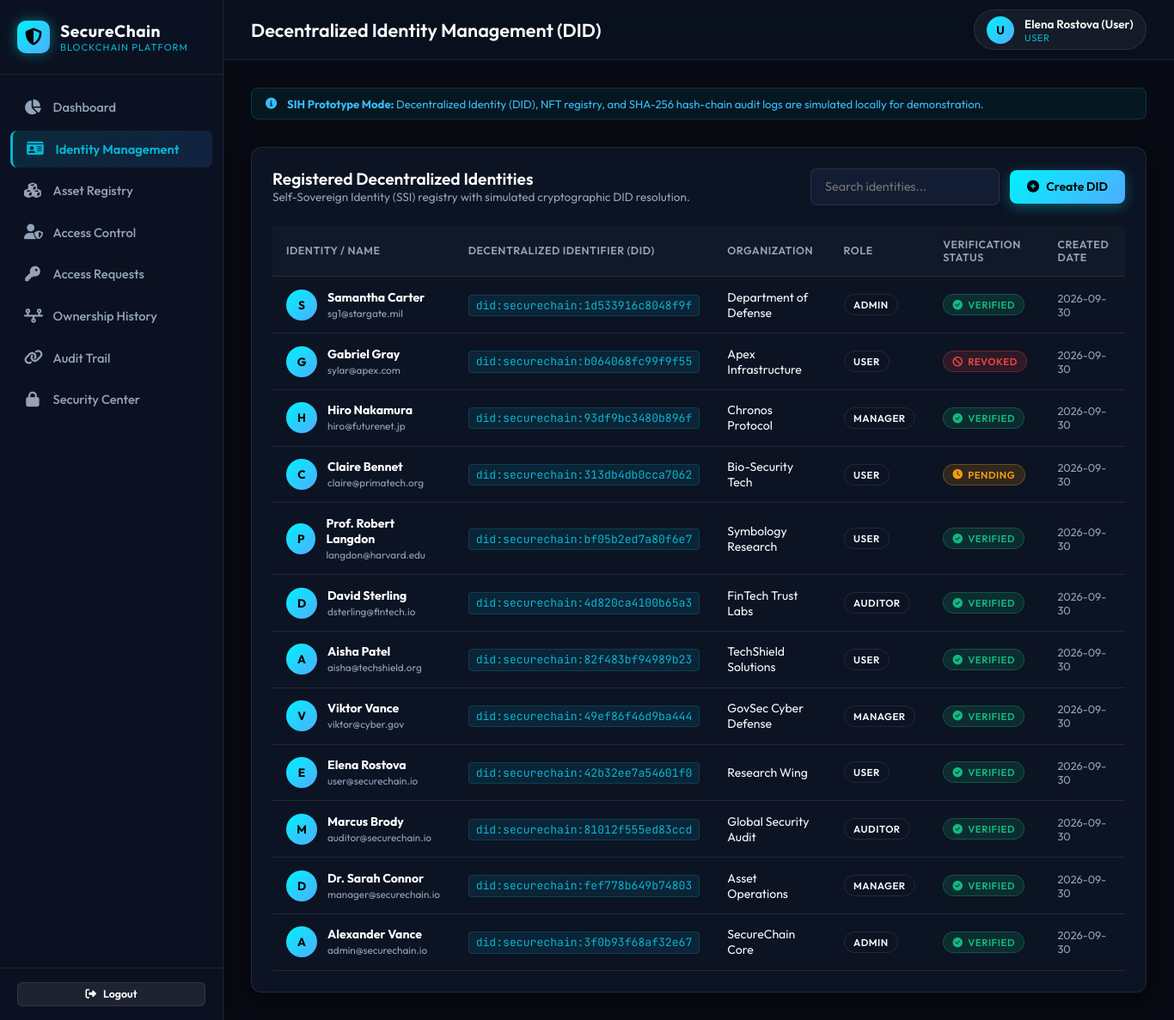
/identities (signed in), run on the app's committed database.
### tables this page shows
CREATE TABLE identities (
        id INTEGER PRIMARY KEY AUTOINCREMENT,
        did TEXT UNIQUE NOT NULL,
        full_name TEXT NOT NULL,
        email TEXT NOT NULL,
        organization TEXT NOT NULL,
        role TEXT NOT NULL,
        status TEXT DEFAULT 'VERIFIED',
        created_at DATETIME DEFAULT CURRENT_TIMESTAMP
    );

### app.py (the view)
@app.route('/identities')
@login_required
def identities():
    conn = get_db_connection()
    identities_list = conn.execute('SELECT * FROM identities ORDER BY id DESC').fetchall()
    conn.close()
    return render_template('identities.html', identities=identities_list)

### app.py (called while the page is built)
@app.context_processor
def inject_user():
    return dict(
        current_user=session.get('username'),
        current_role=session.get('role'),
        current_full_name=session.get('full_name')
    )

### auth.py (called while the page is built)
def login_required(f):
    @wraps(f)
    def decorated_function(*args, **kwargs):
        if 'user_id' not in session:
            flash('Please log in to access this page.', 'warning')
            return redirect(url_for('login'))
        return f(*args, **kwargs)
    return decorated_function

### database.py (called while the page is built)
def get_db_connection():
    conn = sqlite3.connect(DB_PATH)
    conn.row_factory = sqlite3.Row
    return conn

### templates/identities.html (shortened to what this page needs)
{% extends "base.html" %}
{% block header_title %}Decentralized Identity Management (DID){% endblock %}
{% block content %}
<div class="glass-card">
  <div style="display: flex; align-items: center; justify-content: space-between; flex-wrap: wrap; gap: 1rem; margin-bottom: 1.5rem;">
    <div>
      <h2 style="font-size: 1.2rem; font-weight: 600; color: #fff;">Registered Decentralized Identities</h2>
      <p style="font-size: 0.85rem; color: var(--text-muted);">Self-Sovereign Identity (SSI) registry with simulated cryptographic DID resolution.</p>
    </div>
    <div style="display: flex; gap: 0.75rem; align-items: center;">
      <input type="text" class="form-control" placeholder="Search identities..." data-table-search="identities-table" style="width: 220px;">
      <button class="btn btn-primary" onclick="openModal('create-did-modal')">
        <i class="fas fa-plus-circle"></i> Create DID
      </button>
    </div>
  </div>
  <div class="table-responsive">
    <table class="custom-table" id="identities-table">
      <thead>
        <tr>
          <th>Identity / Name</th>
          <th>Decentralized Identifier (DID)</th>
          <th>Organization</th>
          <th>Role</th>
          <th>Verification Status</th>
          <th>Created Date</th>
        </tr>
      </thead>
      <tbody>
        {% for iden in identities %}
        <tr>
          <td>
            <div style="display: flex; align-items: center; gap: 0.75rem;">
              <div class="user-avatar" style="width: 36px; height: 36px;">{{ iden.full_name[0] }}</div>
              <div>
                <strong style="color: #fff;">{{ iden.full_name }}</strong><br>
                <small style="color: var(--text-muted);">{{ iden.email }}</small>
              </div>
            </div>
          </td>
          <td>
            <code class="font-mono" style="color: var(--primary-cyan); font-size: 0.82rem; background: rgba(6,182,212,0.1); padding: 0.2rem 0.5rem; border-radius: 4px; border: 1px solid rgba(6,182,212,0.2);">
              {{ iden.did }}
            </code>
          </td>
          <td>{{ iden.organization }}</td>
          <td><span class="badge badge-secondary" style="border: 1px solid var(--border-color);">{{ iden.role }}</span></td>
          <td>
            {% if iden.status == 'VERIFIED' %}
              <span class="badge badge-verified"><i class="fas fa-check-circle"></i> VERIFIED</span>
            {% elif iden.status == 'PENDING' %}
              <span class="badge badge-pending"><i class="fas fa-clock"></i> PENDING</span>
            {% else %}
              <span class="badge badge-danger"><i class="fas fa-ban"></i> REVOKED</span>
            {% endif %}
          </td>
          <td style="font-size: 0.8rem; color: var(--text-muted);">{{ iden.created_at[:10] }}</td>
        </tr>
        {% endfor %}
      </tbody>
    </table>
  </div>
</div>
{% endblock %}

### templates/base.html (shortened to what this page needs)
<!DOCTYPE html>
<html lang="en">
<head>
  <link rel="stylesheet" href="https://cdnjs.cloudflare.com/ajax/libs/font-awesome/6.4.0/css/all.min.css">
  <link rel="stylesheet" href="{{ url_for('static', filename='css/style.css') }}">
</head>
<body>
  {% if current_user %}
  <div class="app-container">
    <aside class="sidebar">
      <div class="sidebar-header">
        <div class="brand-icon">
          <i class="fas fa-shield-halved"></i>
        </div>
        <div class="brand-text">
          <h2>SecureChain</h2>
          <p>Blockchain Platform</p>
        </div>
      </div>
      <nav class="sidebar-nav">
        <a href="{{ url_for('dashboard') }}" class="nav-link {% if request.endpoint == 'dashboard' %}active{% endif %}">
          <i class="fas fa-chart-pie"></i>
          <span class="nav-text">Dashboard</span>
        </a>
        <a href="{{ url_for('identities') }}" class="nav-link {% if request.endpoint == 'identities' %}active{% endif %}">
          <i class="fas fa-id-card"></i>
          <span class="nav-text">Identity Management</span>
        </a>
        <a href="{{ url_for('assets') }}" class="nav-link {% if request.endpoint == 'assets' %}active{% endif %}">
          <i class="fas fa-cubes"></i>
          <span class="nav-text">Asset Registry</span>
        </a>
        <a href="{{ url_for('access_control') }}" class="nav-link {% if request.endpoint == 'access_control' %}active{% endif %}">
          <i class="fas fa-user-shield"></i>
          <span class="nav-text">Access Control</span>
        </a>
        <a href="{{ url_for('access_requests') }}" class="nav-link {% if request.endpoint == 'access_requests' %}active{% endif %}">
          <i class="fas fa-key"></i>
          <span class="nav-text">Access Requests</span>
        </a>
        <a href="{{ url_for('ownership') }}" class="nav-link {% if request.endpoint == 'ownership' %}active{% endif %}">
          <i class="fas fa-timeline"></i>
          <span class="nav-text">Ownership History</span>
        </a>
        <a href="{{ url_for('audit') }}" class="nav-link {% if request.endpoint == 'audit' %}active{% endif %}">
          <i class="fas fa-link"></i>
          <span class="nav-text">Audit Trail</span>
        </a>
        <a href="{{ url_for('security') }}" class="nav-link {% if request.endpoint == 'security' %}active{% endif %}">
          <i class="fas fa-lock"></i>
          <span class="nav-text">Security Center</span>
        </a>
      </nav>
      <div class="sidebar-footer">
        <a href="{{ url_for('logout') }}" class="btn btn-secondary btn-sm" style="width: 100%;">
          <i class="fas fa-sign-out-alt"></i> Logout
        </a>
      </div>
    </aside>
    <div class="main-wrapper">
      <header class="topbar">
        <div class="topbar-left">
          <h1>{% block header_title %}Security Overview{% endblock %}</h1>
        </div>
        <div class="topbar-right">
          <div class="user-badge">
            <div class="user-avatar">{{ current_user[0] | upper }}</div>
            <div class="user-info">
              <span class="user-name">{{ current_full_name or current_user }}</span>
              <span class="user-role">{{ current_role }}</span>
            </div>
          </div>
        </div>
      </header>
      <main class="content-body">
        <div class="disclaimer-banner">
          <i class="fas fa-info-circle"></i>
          <span><strong>SIH Prototype Mode:</strong> Decentralized Identity (DID), NFT registry, and SHA-256 hash-chain audit logs are simulated locally for demonstration.</span>
        </div>
        {% block content %}{% endblock %}
      </main>
    </div>
  </div>
  {% else %}
  <main style="width: 100vw; min-height: 100vh; display: flex; align-items: center; justify-content: center;">
    {% block login_content %}{% endblock %}
  </main>
  {% endif %}
</body>
</html>

### data on the page
identities: full_name "S", full_name "Samantha Carter", email "sg1@stargate.mil", did "did:securechain:1d533916c8048f9f", organization "Department of Defense", role "ADMIN", status "VERIFIED" (drawn), created_at "2026-09-30"
identities: full_name "G", full_name "Gabriel Gray", email "sylar@apex.com", did "did:securechain:b064068fc99f9f55", organization "Apex Infrastructure", role "USER", status "REVOKED" (drawn), created_at "2026-09-30"
identities: full_name "H", full_name "Hiro Nakamura", email "hiro@futurenet.jp", did "did:securechain:93df9bc3480b896f", organization "Chronos Protocol", role "MANAGER", status "VERIFIED" (drawn), created_at "2026-09-30"
identities: full_name "C", full_name "Claire Bennet", email "claire@primatech.org", did "did:securechain:313db4db0cca7062", organization "Bio-Security Tech", role "USER", status "PENDING" (drawn), created_at "2026-09-30"
identities: full_name "P", full_name "Prof. Robert Langdon", email "langdon@harvard.edu", did "did:securechain:bf05b2ed7a80f6e7", organization "Symbology Research", role "USER", status "VERIFIED" (drawn), created_at "2026-09-30"
identities: full_name "D", full_name "David Sterling", email "dsterling@fintech.io", did "did:securechain:4d820ca4100b65a3", organization "FinTech Trust Labs", role "AUDITOR", status "VERIFIED" (drawn), created_at "2026-09-30"
identities: full_name "A", full_name "Aisha Patel", email "aisha@techshield.org", did "did:securechain:82f483bf94989b23", organization "TechShield Solutions", role "USER", status "VERIFIED" (drawn), created_at "2026-09-30"
identities: full_name "V", full_name "Viktor Vance", email "viktor@cyber.gov", did "did:securechain:49ef86f46d9ba444", organization "GovSec Cyber Defense", role "MANAGER", status "VERIFIED" (drawn), created_at "2026-09-30"
identities: full_name "E", full_name "Elena Rostova", email "user@securechain.io", did "did:securechain:42b32ee7a54601f0", organization "Research Wing", role "USER", status "VERIFIED" (drawn), created_at "2026-09-30"
identities: full_name "M", full_name "Marcus Brody", email "auditor@securechain.io", did "did:securechain:81012f555ed83ccd", organization "Global Security Audit", role "AUDITOR", status "VERIFIED" (drawn), created_at "2026-09-30"
identities: full_name "D", full_name "Dr. Sarah Connor", email "manager@securechain.io", did "did:securechain:fef778b649b74803", organization "Asset Operations", role "MANAGER", status "VERIFIED" (drawn), created_at "2026-09-30"
identities: full_name "A", full_name "Alexander Vance", email "admin@securechain.io", did "did:securechain:3f0b93f68af32e67", organization "SecureChain Core", role "ADMIN", status "VERIFIED" (drawn), created_at "2026-09-30"

### other printed values
{{ current_user[0] | upper }} "U"
{{ current_full_name or current_user }} "Elena Rostova (User)"
{{ current_role }} "USER"
